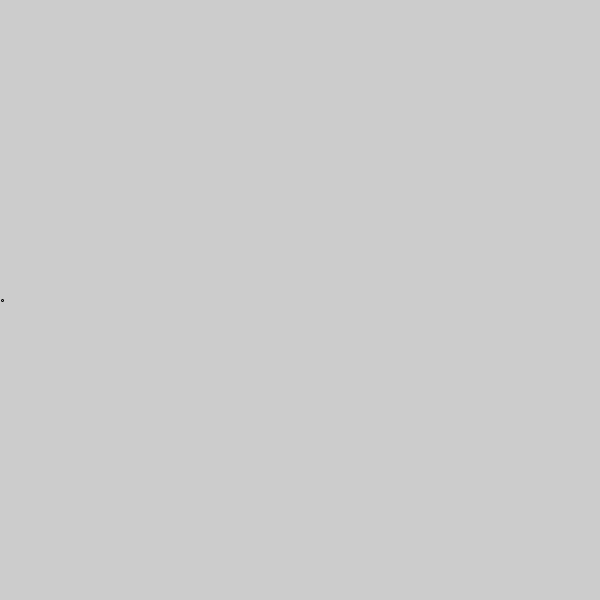
Frame 1 (no input)
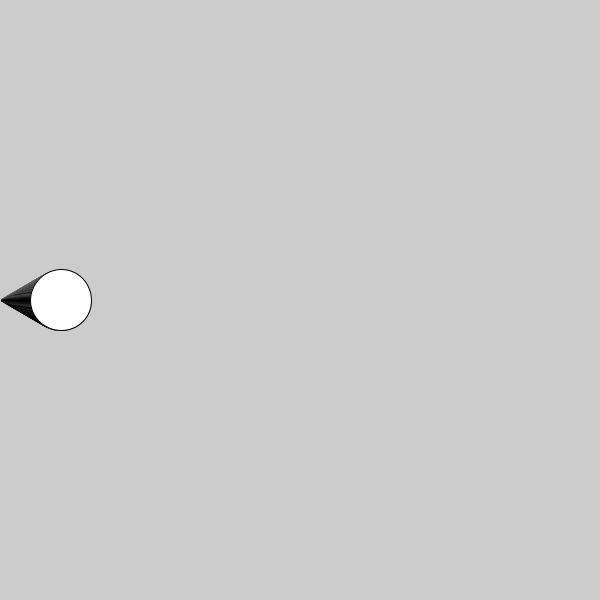
Frame 60 (the mouse pressed at the canvas centre just before this capture)
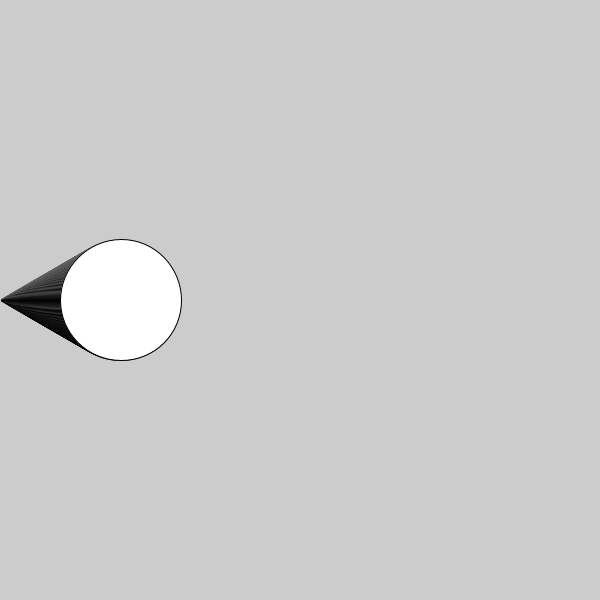
Frame 120 (the mouse held since frame 60 and released just before this capture)

The Processing sketch that drew these frames (run headless with seeded random() and noise(); from frame 60 on, the mouse is pressed at the canvas centre):

// Processing sketch: processing_184559
// ── processing_184559.pde

float px= 1;
void setup(){
  size(600,600);
}
void draw() {
  px= px+ 1; 
  ellipse(px, 300, px, px);
}
